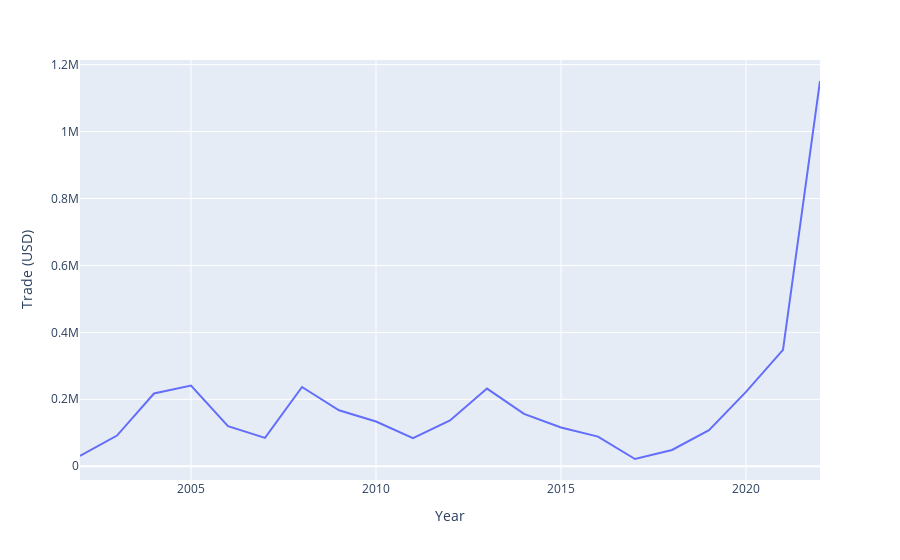

This figure's notebook cell:
### Code cell
figChinaExValue = px.line(exportData, x='Year', y='Trade (USD)')
figChinaExValue

### Figure 1 — Plotly figure (JSON) as saved in the notebook; plotly's stock layout.template omitted (floating-point values rounded to 4 significant figures)
{"data": [{"hovertemplate": "Year=%{x}<br>Trade (USD)=%{y}<extra></extra>", "legendgroup": "", "line": {"color": "#636efa", "dash": "solid"}, "marker": {"symbol": "circle"}, "mode": "lines", "name": "", "orientation": "v", "showlegend": false, "type": "scatter", "x": [2022, 2021, 2020, 2019, 2018, 2017, 2016, 2015, 2014, 2013, 2012, 2011, 2010, 2009, 2008, 2007, 2006, 2005, 2004, 2003, 2002], "xaxis": "x", "y": [1151101, 347924, 222305, 107693, 48475, 21575, 88610, 115515, 156229, 232007, 136787, 83678, 133471, 167122, 236791, 84825, 119617, 241267, 217204, 91674, 30665], "yaxis": "y"}], "layout": {"legend": {"tracegroupgap": 0}, "margin": {"t": 60}, "xaxis": {"anchor": "y", "domain": [0, 1], "title": {"text": "Year"}}, "yaxis": {"anchor": "x", "domain": [0, 1], "title": {"text": "Trade (USD)"}}}}
